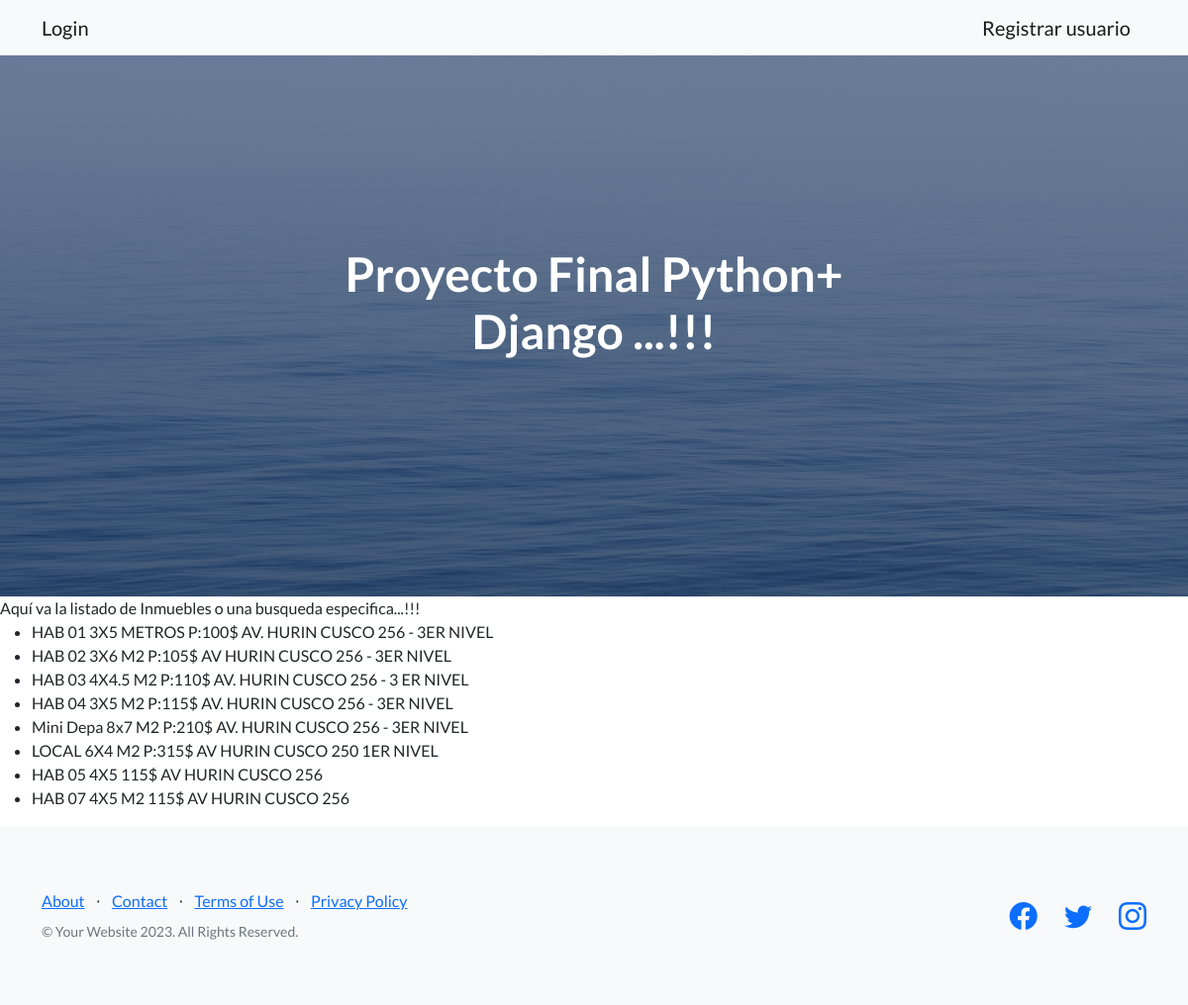
The app's page /AppCoder/Lista-inmueble/ with its own data.
### AppCoder/models.py (models this page shows, shortened)
class Inmueble(models.Model):
        nombre = models.CharField(max_length=12)
        medidas = models.CharField(max_length=20)
        precio = models.CharField(max_length=10)
        direccion = models.CharField(max_length=50)
        tipo = models.ForeignKey(Tipo_inmueble, on_delete=models.SET_NULL, null=True, blank=True)

### AppCoder/views.py (the view)
# urls.py: path("Lista-inmueble/",Lista_inmueble, name="Lista-inmueble"),
def Lista_inmueble(request):
    inmueble = Inmueble.objects.all()
    return render(request,"AppCoder/inmueblelistado.html", {"inmueble":inmueble})

### AppCoder/templates/AppCoder/inmueblelistado.html
{% extends "AppCoder/padre.html" %}
{% block contenidoQueCambia %}
Aquí va la listado de Inmuebles o una busqueda especifica...!!!
{% if inmueble %}
<ul>
    {% for inmueblex in inmueble %}
    <li>{{ inmueblex.nombre }} {{ inmueblex.medidas }} {{ inmueblex.precio }} {{ inmueblex.direccion }} </li>
    {% endfor %}
</ul>
{% else %}
<H1>No existen inmuebles en la BBDD ...!!!</H1>
{% endif %}
{% endblock %}

### records on screen
Inmueble: nombre "HAB 01", medidas "3X5 METROS", precio "P:100$", direccion "AV. HURIN CUSCO 256 - 3ER NIVEL"
Inmueble: nombre "HAB 02", medidas "3X6 M2", precio "P:105$", direccion "AV HURIN CUSCO 256 - 3ER NIVEL"
Inmueble: nombre "HAB 03", medidas "4X4.5 M2", precio "P:110$", direccion "AV. HURIN CUSCO 256 - 3 ER NIVEL"
Inmueble: nombre "HAB 04", medidas "3X5 M2", precio "P:115$", direccion "AV. HURIN CUSCO 256 - 3ER NIVEL"
Inmueble: nombre "Mini Depa", medidas "8x7 M2", precio "P:210$", direccion "AV. HURIN CUSCO 256 - 3ER NIVEL"
Inmueble: nombre "LOCAL", medidas "6X4 M2", precio "P:315$", direccion "AV HURIN CUSCO 250 1ER NIVEL"
Inmueble: nombre "HAB 05", medidas "4X5", precio "115$", direccion "AV HURIN CUSCO 256"
Inmueble: nombre "HAB 07", medidas "4X5 M2", precio "115$", direccion "AV HURIN CUSCO 256"
